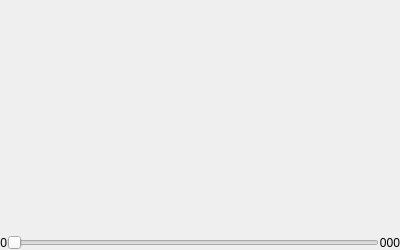
         <widget class="QFrame" name="boardFrame" >
          <property name="sizePolicy" >
           <sizepolicy vsizetype="Preferred" hsizetype="Expanding" >
            <horstretch>0</horstretch>
            <verstretch>0</verstretch>
           </sizepolicy>
          </property>
          <property name="minimumSize" >
           <size>
            <width>400</width>
            <height>250</height>
           </size>
          </property>
          <property name="frameShape" >
           <enum>QFrame::Box</enum>
          </property>
          <property name="frameShadow" >
           <enum>QFrame::Raised</enum>
          </property>
          <property name="lineWidth" >
           <number>0</number>
          </property>
          <layout class="QGridLayout" >
           <property name="margin" >
            <number>0</number>
           </property>
           <property name="spacing" >
            <number>0</number>
           </property>
           <item row="3" column="2" >
            <widget class="QLabel" name="sliderRightLabel" >
             <property name="font" >
              <font>
               <family>Helvetica</family>
               <pointsize>9</pointsize>
               <weight>50</weight>
               <italic>false</italic>
               <bold>false</bold>
               <underline>false</underline>
               <strikeout>false</strikeout>
              </font>
             </property>
             <property name="whatsThis" >
              <string>Slider max value

Maximum game move the slider can currently show.</string>
             </property>
             <property name="text" >
              <string>000</string>
             </property>
             <property name="alignment" >
              <set>Qt::AlignRight|Qt::AlignTrailing|Qt::AlignVCenter</set>
             </property>
             <property name="margin" >
              <number>2</number>
             </property>
            </widget>
           </item>
           <item row="0" column="0" colspan="3" >
            <widget class="Board" native="1" name="board" >
             <property name="sizePolicy" >
              <sizepolicy vsizetype="Ignored" hsizetype="Expanding" >
               <horstretch>0</horstretch>
               <verstretch>0</verstretch>
              </sizepolicy>
             </property>
             <property name="minimumSize" >
              <size>
               <width>400</width>
               <height>300</height>
              </size>
             </property>
             <property name="whatsThis" >
              <string>Click on the board to place a stone.

When in normal mode, left click plays moves in alternating colors.
Shift + left click moves to the first move in the main branch.
Shift + right click moves to the next move in the current branch.
When in edit mode and editing stones, left click places a black, right click a white stone, clicking on an existant stone removes it.
When editing marks, left click sets, right click removes the mark. When editing letter marks, shift-click allows to customize the mark text.
When in score mode, left click to mark a group as dead, right click to mark it alive in seki. Click again to unmark as dead or seki.</string>
             </property>
            </widget>
           </item>
           <item row="3" column="1" >
            <widget class="QSlider" name="slider" >
             <property name="maximumSize" >
              <size>
               <width>32767</width>
               <height>15</height>
              </size>
             </property>
             <property name="focusPolicy" >
              <enum>Qt::NoFocus</enum>
             </property>
             <property name="toolTip" >
              <string>Navigate through the game</string>
             </property>
             <property name="whatsThis" >
              <string>Navigate to move

Use the slider to quickly navigate through the current branch of the game.</string>
             </property>
             <property name="maximum" >
              <number>10</number>
             </property>
             <property name="pageStep" >
              <number>1</number>
             </property>
             <property name="orientation" >
              <enum>Qt::Horizontal</enum>
             </property>
            </widget>
           </item>
           <item row="3" column="0" >
            <widget class="QLabel" name="sliderLeftLabel" >
             <property name="font" >
              <font>
               <family>Helvetica</family>
               <pointsize>9</pointsize>
               <weight>50</weight>
               <italic>false</italic>
               <bold>false</bold>
               <underline>false</underline>
               <strikeout>false</strikeout>
              </font>
             </property>
             <property name="whatsThis" >
              <string>Slider min value

Minimum game move the slider can currently show.</string>
             </property>
             <property name="text" >
              <string>0</string>
             </property>
             <property name="alignment" >
              <set>Qt::AlignRight|Qt::AlignTrailing|Qt::AlignVCenter</set>
             </property>
             <property name="margin" >
              <number>2</number>
             </property>
            </widget>
           </item>
          </layout>
         </widget>
